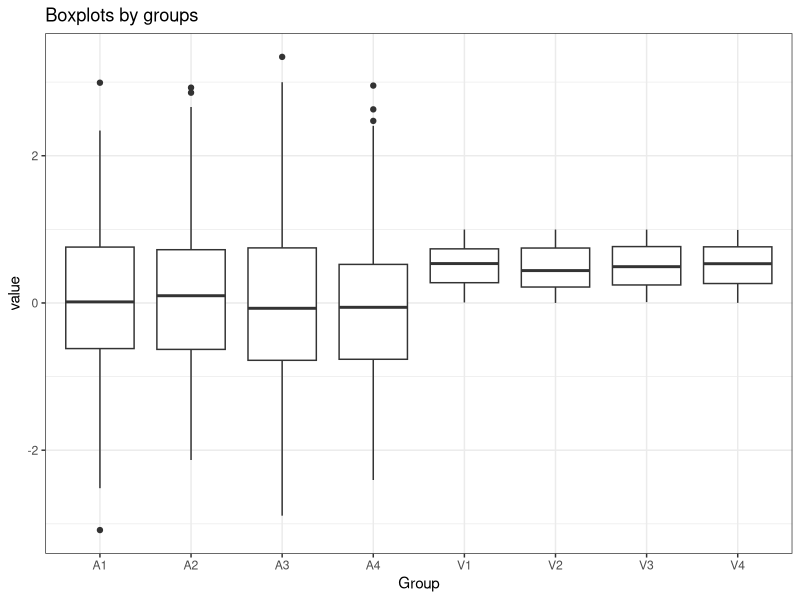

R code for this plot: (Note: this script raises an error after producing the figure.)

library(tidyverse)


df  <- matrix(data = runif(1000), ncol = 4) %>% as_tibble()
dfn  <- matrix(data = rnorm(1000), ncol = 4) %>% as_tibble()
colnames(dfn) = paste0('A', 1:4)

df = cbind(df, dfn)

df2 = pivot_longer(df, cols = names(df)) %>% mutate(name = factor(name))


ggplot(df2, aes(y = value, x = name)) + geom_boxplot() + 
  labs(x = 'Group', title = 'Boxplots by groups') + theme_bw()



normals_vec = sapply(df, function(x) shapiro.test(x)$p.value > 0.05)



t.test(df2$value ~ df2$name, paired = TRUE)




summary(aov(value ~ name, data = df2))



